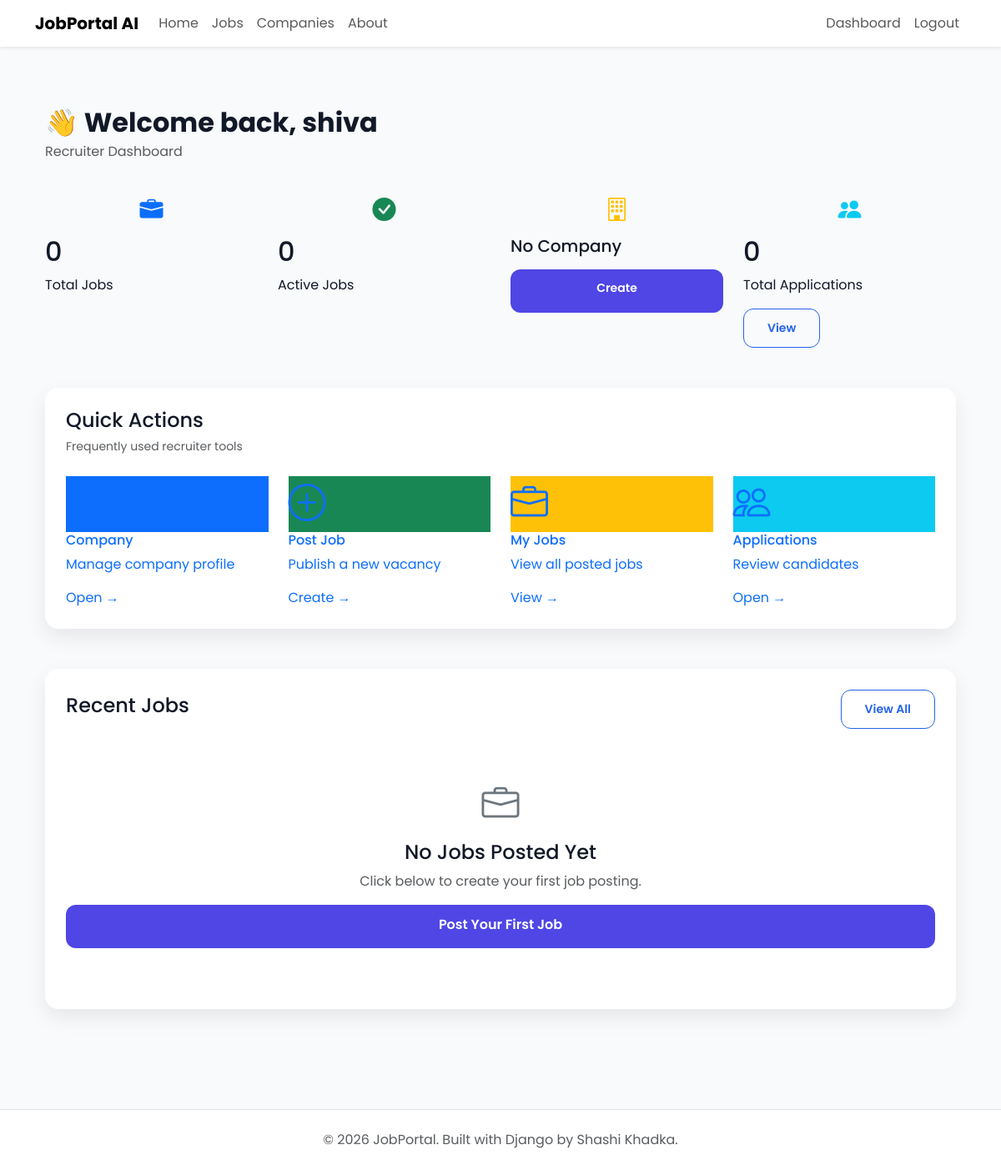
/dashboard/ (signed in), run on an earlier commit of the app's database.
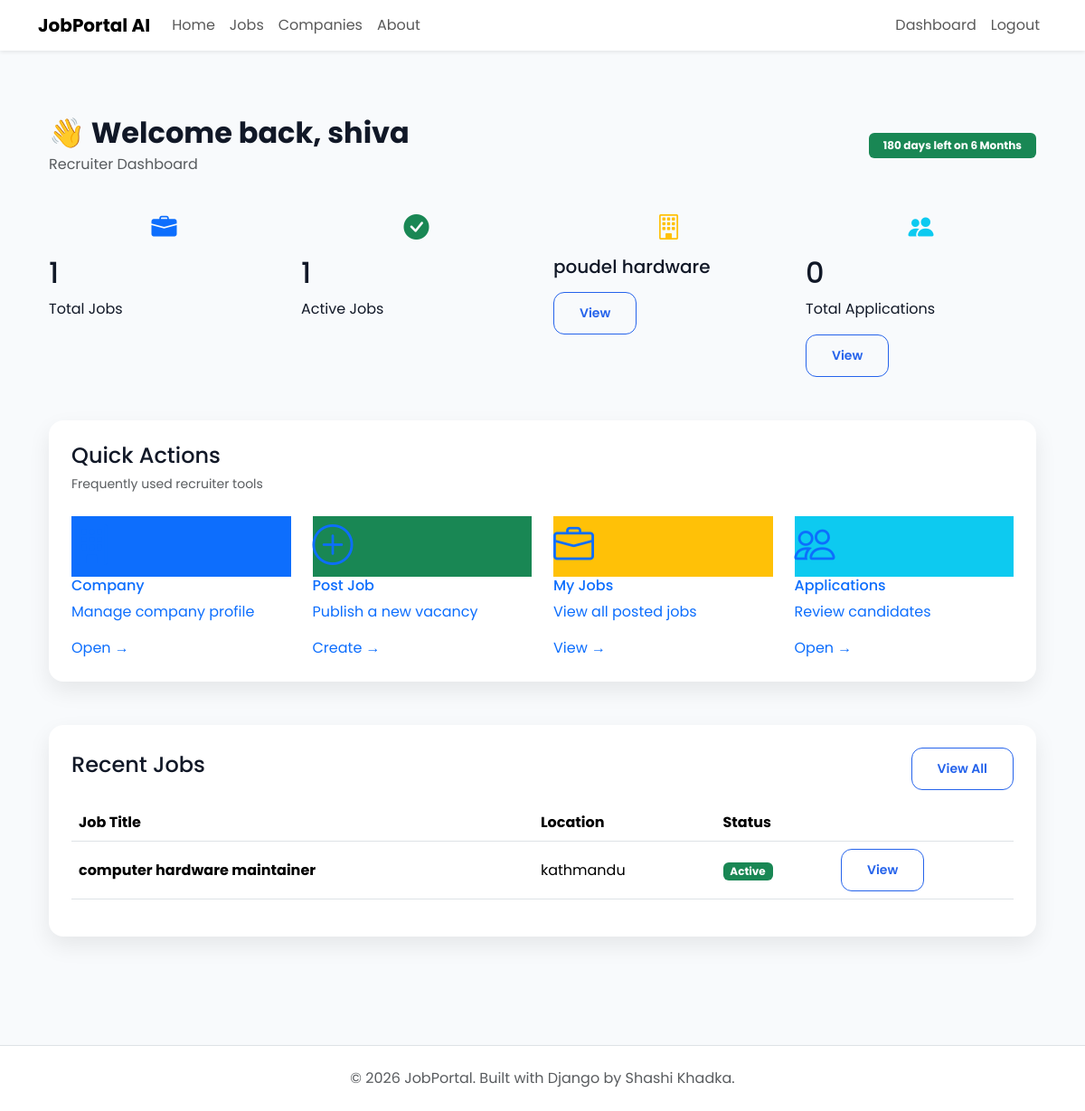
And on a later commit of the database.
### subscriptions/models.py (models this page shows, shortened)
class CompanySubscription(models.Model):
    company = models.OneToOneField(Company, on_delete=models.CASCADE, related_name="subscription")
    plan = models.ForeignKey(CompanyPlan, on_delete=models.PROTECT)
    status = models.CharField(max_length=20, choices=SubscriptionStatus.choices, default=SubscriptionStatus.PENDING)
    start_date = models.DateField(null=True, blank=True)
    end_date = models.DateField(null=True, blank=True)
    class Meta:
        db_table = "company_subscription"

class CompanyPlan(models.Model):
    name = models.CharField(max_length=20, choices=PlanDuration.choices, unique=True)
    price = models.PositiveIntegerField(default=0)
    duration_days = models.PositiveIntegerField(
        null=True, blank=True,
        help_text="Leave blank for Free/Lifetime - they don't expire on a fixed date.",
    )
    vacancy_limit = models.PositiveIntegerField(
        null=True, blank=True,
        help_text="Leave blank for unlimited vacancies.",
    )
    class Meta:
        db_table = "subscription_plan"

### companies/models.py (models this page shows, shortened)
class Company(models.Model):
    owner = models.OneToOneField(
        settings.AUTH_USER_MODEL,
        on_delete=models.CASCADE,
        related_name="company",
    )
    company_name = models.CharField(max_length=200)
    slug = models.SlugField(unique=True, blank=True)
    logo = models.ImageField(
        upload_to="company_logos/",
        blank=True,
        null=True,
    )
    description = models.TextField()
    website = models.URLField(blank=True)
    email = models.EmailField()
    phone = models.CharField(max_length=20)
    address = models.TextField()
    location = models.CharField(max_length=255)
    city = models.CharField(max_length=100)
    country = models.CharField(max_length=100)
    established_date = models.DateField()
    employee_count = models.PositiveIntegerField()
    created_at = models.DateTimeField(auto_now_add=True)
    updated_at = models.DateTimeField(auto_now=True)

### jobs/models.py (models this page shows, shortened)
class Job(models.Model):
    class EmploymentType(models.TextChoices):
        FULL_TIME = "Full Time"
        PART_TIME = "Part Time"
        INTERNSHIP = "Internship"
        CONTRACT = "Contract"
    class ExperienceLevel(models.TextChoices):
        ENTRY =  "Entry Level"
        MID =  "Mid Level"
        SENIOR = "Senior Level"
    company = models.ForeignKey(Company,on_delete=models.CASCADE,related_name="jobs")
    title = models.CharField(max_length=200)
    slug = models.SlugField(unique=True,blank=True)
    description = models.TextField()
    location = models.CharField(max_length=150)
    employment_type = models.CharField(max_length=20,choices=EmploymentType.choices)
    experience_level = models.CharField( max_length=20, choices=ExperienceLevel.choices )
    salary_min = models.PositiveIntegerField()
    salary_max = models.PositiveIntegerField()
    vacancies = models.PositiveIntegerField(default=1)
    deadline = models.DateField()
    is_active = models.BooleanField(default=True)
    created_at = models.DateTimeField(auto_now_add=True)
    updated_at = models.DateTimeField(auto_now=True)

### accounts/views.py (the view)
# urls.py: path("dashboard/", views.dashboard, name="dashboard"),
@login_required
def dashboard(request):
    company = Company.objects.filter(owner=request.user).first()
    if company and not hasattr(company, "subscription"):
        messages.warning(request, "Please choose a plan to continue.")
        return redirect("choose-plan")
    subscription = getattr(company, "subscription", None) if company else None
    days_remaining = None
    if subscription and subscription.plan.name != "Lifetime" and subscription.end_date:
        days_remaining = (subscription.end_date - timezone.now().date()).days
    jobs = Job.objects.none()
    total_jobs = 0
    active_jobs = 0
    recent_jobs = []
    total_applications = 0
    pending_applications = 0
    reviewing_applications = 0
    shortlisted_applications = 0
    hired_candidates = 0
    if company:
        jobs = Job.objects.filter(company=company)
        total_jobs = jobs.count()
        active_jobs = jobs.filter(is_active=True).count()
        recent_jobs = jobs.order_by("-created_at")[:5]
        applications = Application.objects.filter(job__company=company)
        total_applications = applications.count()
        pending_applications = applications.filter(status=Applicationstatus.PENDING).count()
        reviewing_applications = applications.filter(status=Applicationstatus.REVIEWING).count()
        shortlisted_applications = applications.filter(status=Applicationstatus.SHORTLISTED).count()
        hired_candidates = applications.filter(status=Applicationstatus.HIRED).count()
    context = {
        "company": company,
        "total_jobs": total_jobs,
        "active_jobs": active_jobs,
        "recent_jobs": recent_jobs,
        "total_applications": total_applications,
        "pending_applications": pending_applications,
        "reviewing_applications": reviewing_applications,
        "shortlisted_applications": shortlisted_applications,
        "hired_candidates": hired_candidates,
        "subscription": subscription,
        "days_remaining": days_remaining,
    }
    return render(request, "accounts/dashboard.html", context)

### templates/accounts/dashboard.html (shortened to what the changed rows need)
{% extends "base.html" %}
{% block content %}
<div class="container py-4">
    <div class="d-flex justify-content-between align-items-center mb-4">
        <div>
            <h2 class="fw-bold mb-1">
                👋 Welcome back, {{ request.user.first_name }}
            </h2>
            <p class="text-muted mb-0">
            </p>
        </div>
        {% if subscription %}
            {% if subscription.plan.name == "Lifetime" %}
                <span class="badge bg-primary px-3 py-2">
                    <i class="bi bi-infinity"></i> Lifetime Plan
                </span>
            {% elif subscription.plan.name == "Free" %}
                <a href="{% url 'choose-plan' %}" class="badge bg-secondary px-3 py-2 text-decoration-none">
                    Free Plan &middot; Upgrade
                </a>
            {% elif days_remaining is not None %}
                {% if days_remaining <= 7 %}
                    <span class="badge bg-danger px-3 py-2">
                        <i class="bi bi-exclamation-triangle-fill"></i>
                        {{ days_remaining }} day{{ days_remaining|pluralize }} left on {{ subscription.plan.name }}
                    </span>
                {% else %}
                    <span class="badge bg-success px-3 py-2">
                        {{ days_remaining }} days left on {{ subscription.plan.name }}
                    </span>
                {% endif %}
            {% endif %}
        {% endif %}
    </div>
    <div class="row g-4">
        <div class="col-lg-3 col-md-6">
            <div class="dashboard-card">
                <i class="bi bi-briefcase-fill stat-icon text-primary"></i>
                <h2>{{ total_jobs }}</h2>
                <p>Total Jobs</p>
            </div>
        </div>
        <div class="col-lg-3 col-md-6">
            <div class="dashboard-card">
                <i class="bi bi-check-circle-fill stat-icon text-success"></i>
                <h2>{{ active_jobs }}</h2>
                <p>Active Jobs</p>
            </div>
        </div>
        <div class="col-lg-3 col-md-6">
            <div class="dashboard-card">
                <i class="bi bi-building stat-icon text-warning"></i>
                <h5>
                    {% if company %}
                        {{ company.company_name }}
                    {% else %}
                        No Company
                    {% endif %}
                </h5>
                {% if company %}
                    <a href="{% url 'company-detail' company.pk %}" class="btn btn-sm btn-outline-primary mt-2">
                        View
                    </a>
                {% else %}
                    <a href="{% url 'create-company' %}" class="btn btn-sm btn-primary-custom mt-2">
                        Create
                    </a>
                {% endif %}
            </div>
        </div>
        <div class="col-lg-3 col-md-6">
            <div class="dashboard-card">
                <h2>{{ total_applications }}</h2>
            </div>
        </div>
    </div>
    <div class="custom-card mt-5">
        {% if recent_jobs %}
        <table class="table table-hover align-middle">
            <thead>
                <tr>
                    <th>Job Title</th>
                    <th>Location</th>
                    <th>Status</th>
                    <th></th>
                </tr>
            </thead>
            <tbody>
            {% for job in recent_jobs %}
                <tr>
                    <td>
                        <strong>{{ job.title }}</strong>
                    </td>
                    <td>{{ job.location }}</td>
                    <td>
                        {% if job.is_active %}
                            <span class="badge bg-success">
                                Active
                            </span>
                        {% else %}
                            <span class="badge bg-danger">
                                Closed
                            </span>
                        {% endif %}
                    </td>
                    <td>
                        <a href="{% url 'job-detail' job.pk %}" class="btn btn-sm btn-outline-primary">
                            View
                        </a>
                    </td>
                </tr>
            {% endfor %}
            </tbody>
        </table>
        {% else %}
        <div class="text-center py-5">
            <i class="bi bi-briefcase display-2 text-secondary"></i>
            <h4 class="mt-3">
                No Jobs Posted Yet
            </h4>
            <p class="text-muted">
                Click below to create your first job posting.
            </p>
            <a href="{% url 'create-job' %}" class="btn btn-primary-custom">
                Post Your First Job
            </a>
        </div>
        {% endif %}
    </div>
</div>
{% endblock %}

What changed in the data, as far as the page shows it:
added CompanySubscription: plan.name "6 Months"
added Company: company_name "poudel hardware"
added Job: title "computer hardware maintainer", location "kathmandu", is_active "Active"
Also different on the page:
{{ days_remaining }}: (not shown) → "180"
{{ total_jobs }}: "0" → "1"
{{ active_jobs }}: "0" → "1"
text no longer shown: "No Company Create No Jobs Posted Yet Click below to create your first job posting. Post Your First Job"
text now shown: "days left on View Job Title Location Status"
